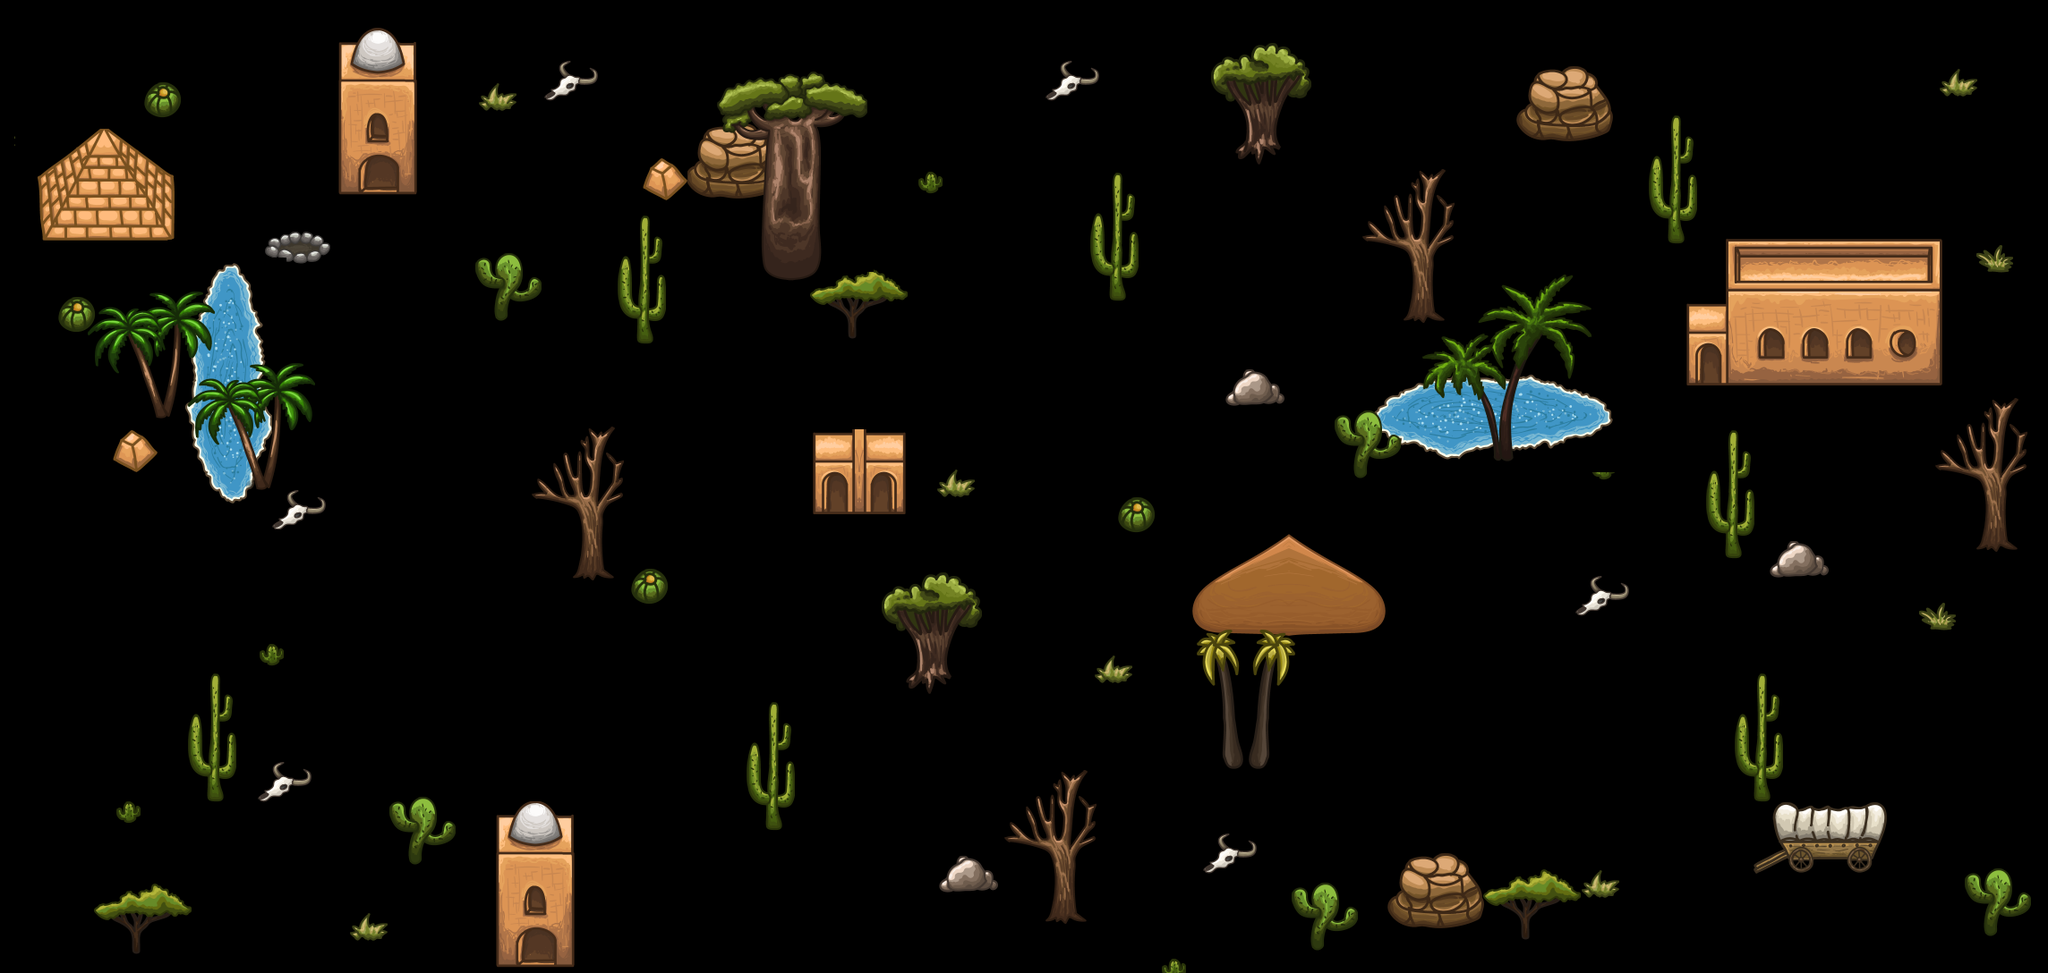

A level layout from a 2D game, rendered from its tile map. Below: a short description, then the map file with tile-grid data replaced by summaries:
An orthogonal 143x68 tile map with 16x16 px tiles, 2 tile layers (house, tree), 2 hidden layers not drawn, 2 tilesets and 80 objects (70x 1, 5x 6, 2x 2, 3, 4, ...).

<map version="1.2" tiledversion="1.3.1" orientation="orthogonal" renderorder="right-down" compressionlevel="0" width="143" height="68" tilewidth="16" tileheight="16" infinite="0" nextlayerid="10" nextobjectid="102">
 <tileset firstgid="1" source="road.tsx" />
 <tileset firstgid="2049" source="tree.tsx" />
 <layer id="1" name="Tile Layer 1" width="143" height="68" visible="0">
  <data>[9724 cells, 9724 non-empty, 56 distinct tile ids]</data>
 </layer>
 <layer id="4" name="road" width="143" height="68" visible="0" opacity="0.7">
  <data>[9724 cells, 1240 non-empty, 9 distinct tile ids]</data>
 </layer>
 <layer id="6" name="house" width="143" height="68">
  <data>[9724 cells, 1786 non-empty, 1007 distinct tile ids]</data>
 </layer>
 <layer id="7" name="tree" width="143" height="68">
  <data>[9724 cells, 1724 non-empty, 767 distinct tile ids]</data>
 </layer>
 <objectgroup id="8" name="colision">
  <object id="1" type="1" x="154.667" y="1060" />
  <object id="2" type="1" x="240" y="892" />
  <object id="3" type="1" x="462.667" y="960" />
  <object id="4" type="1" x="645.333" y="638.667" width="32" height="17.3333" />
  <object id="6" type="1" x="184" y="456" />
  <object id="7" type="1" x="128" y="493.333" width="44" height="32" />
  <object id="8" type="1" x="36" y="185.333" width="154.667" height="81.3333" />
  <object id="9" type="1" x="161.333" y="105.333" width="41.3333" height="25.3333" />
  <object id="10" type="1" x="378.667" y="172" width="86.6667" height="48" />
  <object id="11" type="1" x="769.333" y="173.333" width="78.6667" height="50.6667" />
  <object id="12" type="1" x="849.333" y="277.333" width="68" height="36" />
  <object id="13" type="1" x="717.333" y="185.333" width="48" height="34.6667" />
  <object id="14" type="1" x="721.333" y="377.333" />
  <object id="15" type="1" x="558.667" y="346.667" />
  <object id="16" type="1" x="953.333" y="372" />
  <object id="17" type="1" x="708" y="641.333" width="40" height="32" />
  <object id="18" type="1" x="909.333" y="541.333" width="100" height="33.3333" />
  <object id="21" type="1" x="1021.33" y="737.333" width="42.6667" height="32" />
  <object id="22" type="1" x="865.333" y="926.667" />
  <object id="23" type="1" x="553.333" y="1037.33" width="88" height="48" />
  <object id="24" type="1" x="142.667" y="910.667" />
  <object id="25" type="1" x="305.333" y="730.667" />
  <object id="26" type="1" x="1056" y="974.667" width="54.6667" height="24" />
  <object id="27" type="1" x="1168" y="1018.67" width="42.6667" height="16" />
  <object id="28" type="1" x="1312" y="1084" />
  <object id="29" type="1" x="1472" y="1056" />
  <object id="30" type="1" x="1550.67" y="1004" width="106.667" height="30.6667" />
  <object id="31" type="1" x="1702.67" y="1045.33" />
  <object id="32" type="1" x="1790.67" y="994.667" />
  <object id="34" type="1" x="2224" y="1042.67" />
  <object id="35" type="1" x="1968" y="892" />
  <object id="36" type="1" x="1978.67" y="944" width="117.333" height="20" />
  <object id="37" type="1" x="2165.33" y="692" />
  <object id="39" type="1" x="2204" y="600" width="53.3333" height="22.6667" />
  <object id="40" type="1" x="1934.67" y="618.667" />
  <object id="41" type="1" x="1986.67" y="629.333" width="48" height="16" />
  <object id="42" type="1" x="1884" y="396" width="285.333" height="38.6667" />
  <object id="43" type="1" x="2230.67" y="298.667" />
  <object id="44" type="1" x="2185.33" y="104" />
  <object id="45" type="1" x="1872" y="265.333" />
  <object id="46" type="1" x="1702.67" y="120" width="92" height="33.3333" />
  <object id="47" type="1" x="1565.33" y="341.333" width="48" height="24" />
  <object id="48" type="1" x="1520" y="532" />
  <object id="49" type="1" x="1374.67" y="429.333" width="56" height="26.6667" />
  <object id="50" type="1" x="1269.33" y="569.333" />
  <object id="51" type="1" x="1249.33" y="329.333" />
  <object id="52" type="1" x="1384" y="157.333" width="52" height="18.6667" />
  <object id="53" type="1" x="1038.67" y="206.667" />
  <object id="56" type="1" x="1366.67" y="840" width="49.3333" height="21.3333" />
  <object id="62" type="1" x="215" y="294" width="85" height="271" />
  <object id="63" type="1" x="1542" y="421" width="262" height="86" />
  <object id="64" type="1" x="67.3333" y="353.667" width="38.3333" height="10.3333" />
  <object id="65" type="1" x="293.333" y="877.667" width="40.3333" height="11.6667" />
  <object id="66" type="1" x="1780.67" y="669.333" width="22" height="10" />
  <object id="67" type="1" x="1358" y="956.667" width="36.6667" height="6.66667" />
  <object id="68" type="2" x="0" y="-1.69697" width="2284.85" height="1087.88" />
  <object id="101" type="1" x="1342.67" y="685.333" width="192" height="13.3333" />
 </objectgroup>
 <objectgroup id="9" name="event">
  <object id="58" name="event" type="1" x="1200" y="400" width="36.3636" height="75.7576" />
  <object id="59" name="event" type="1" x="466.667" y="666.667" width="42.4242" height="69.697" />
  <object id="60" name="event" type="1" x="1633.33" y="696.97" width="48.4848" height="84.8485" />
  <object id="69" name="main" type="2" x="2145" y="781" width="44" height="54" />
  <object id="71" name="npc" type="3" x="2190.66" y="364" width="34.6667" height="40" />
  <object id="72" name="npc" type="4" x="214.667" y="233.333" width="36" height="37.3333" />
  <object id="74" type="1" x="1790.67" y="881.333" width="48" height="48" />
  <object id="76" type="6" x="1985.33" y="126.667" width="44" height="56" />
  <object id="77" type="1" x="1985.33" y="30.6667" width="46.6667" height="50.6667" />
  <object id="82" type="1" x="1618.67" y="142.667" width="30.6667" height="28" />
  <object id="83" type="6" x="1478.67" y="173.333" width="30.6667" height="26.6667" />
  <object id="85" type="1" x="1414.67" y="326.667" width="29.3333" height="28" />
  <object id="87" type="1" x="798.667" y="417.333" width="30.6667" height="34.6667" />
  <object id="88" type="1" x="574.667" y="169.333" width="30.6667" height="32" />
  <object id="90" type="6" x="420" y="429.333" width="32" height="29.3333" />
  <object id="91" type="1" x="717.333" y="772" width="38.6667" height="41.3333" />
  <object id="92" type="1" x="821.333" y="1006.67" width="26.6667" height="30.6667" />
  <object id="93" type="6" x="994.667" y="836" width="21.3333" height="30.6667" />
  <object id="94" type="1" x="270.667" y="974.667" width="25.3333" height="25.3333" />
  <object id="95" type="1" x="60" y="704" width="34.6667" height="41.3333" />
  <object id="97" type="6" x="346.667" y="780" width="25.3333" height="30.6667" />
  <object id="98" type="1" x="1476" y="886.667" width="25.3333" height="28" />
  <object id="99" name="npc" type="5" x="1093.33" y="516" width="34.6667" height="45.3333" />
 </objectgroup>
</map>
